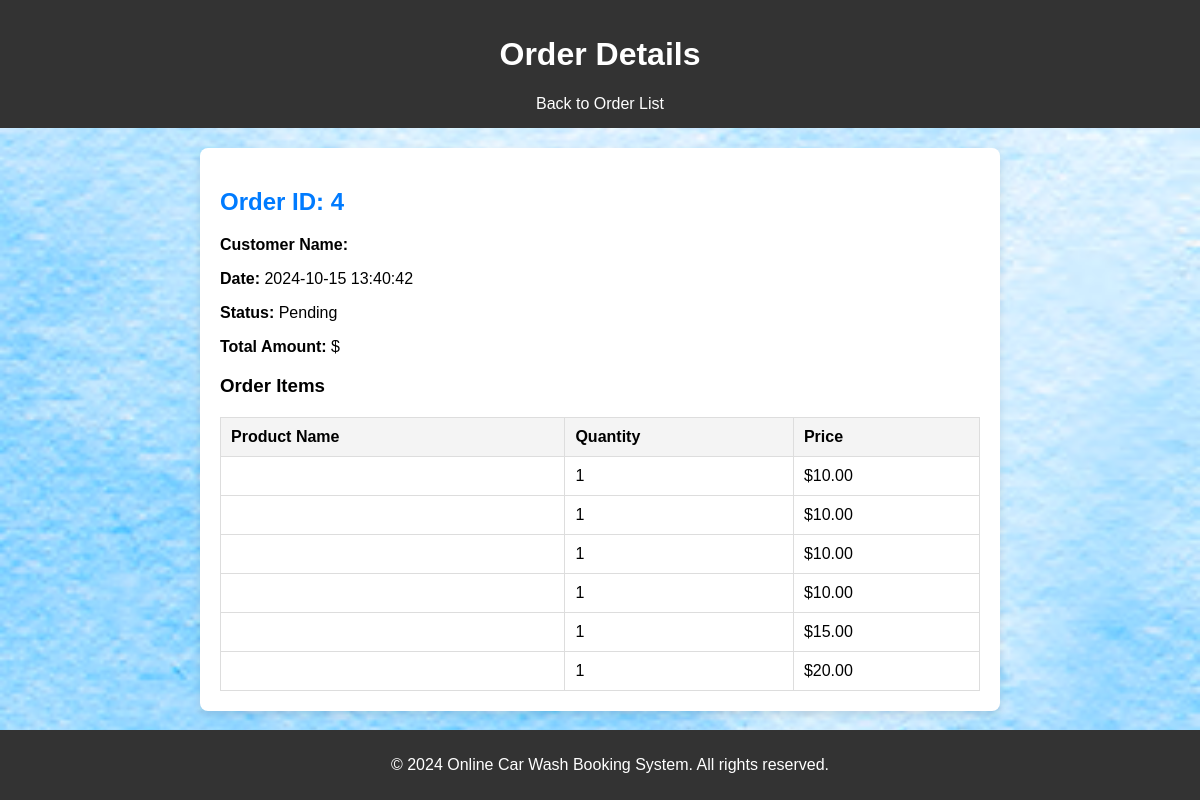
/view_order.php?id=4, run on the app's committed database.
### tables this page shows
CREATE TABLE `orders` (
  `order_id` int(11) NOT NULL,
  `user_id` int(11) NOT NULL,
  `address_id` int(11) NOT NULL,
  `payment_method` varchar(50) NOT NULL,
  `total` decimal(10,2) NOT NULL,
  `order_date` timestamp NOT NULL DEFAULT current_timestamp(),
  `status` varchar(20) NOT NULL DEFAULT 'Pending'
);

CREATE TABLE `order_items` (
  `order_item_id` int(11) NOT NULL,
  `order_id` int(11) NOT NULL,
  `product_id` int(11) NOT NULL,
  `quantity` int(11) NOT NULL,
  `price` decimal(10,2) NOT NULL
);

### view_order.php (the view, shortened to what this page needs)
<?php
if (isset($_GET['id'])) {
    $order_id = $_GET['id'];
    $conn = new mysqli('localhost', 'root', '', 'shop_db');
    $sql = "SELECT * FROM orders WHERE order_id='$order_id'";
    $result = $conn->query($sql);
    $order = $result->fetch_assoc();
    if ($order) {
        ?>
        <!DOCTYPE html>
        <html lang="en">
        <head>
        </head>
        <body>
            <header>
                <h1>Order Details</h1>
                <nav>
                    <ul>
                        <li><a href="manage_orders.php">Back to Order List</a></li>
                    </ul>
                </nav>
            </header>
            <main>
                <section>
                    <h2>Order ID: <?php echo htmlspecialchars($order['order_id']); ?></h2>
                    <p><strong>Customer Name:</strong> <?php echo htmlspecialchars($order['customer_name']); ?></p>
                    <p><strong>Date:</strong> <?php echo htmlspecialchars($order['order_date']); ?></p>
                    <p><strong>Status:</strong> <?php echo htmlspecialchars($order['status']); ?></p>
                    <p><strong>Total Amount:</strong> $<?php echo htmlspecialchars($order['total_amount']); ?></p>
                    <h3>Order Items</h3>
                    <table>
                        <thead>
                            <tr>
                                <th>Product Name</th>
                                <th>Quantity</th>
                                <th>Price</th>
                            </tr>
                        </thead>
                        <tbody>
                            <?php
                            $sql_items = "SELECT * FROM order_items WHERE order_id='$order_id'";
                            $result_items = $conn->query($sql_items);
                            if ($result_items->num_rows > 0) {
                                while ($item = $result_items->fetch_assoc()) {
                                    echo "<tr>
                                        <td>" . htmlspecialchars($item['product_name']) . "</td>
                                        <td>" . htmlspecialchars($item['quantity']) . "</td>
                                        <td>$" . htmlspecialchars($item['price']) . "</td>
                                    </tr>";
                                }
                            } else {
                                echo "<tr><td colspan='3'>No items found</td></tr>";
                            }
                            ?>
                        </tbody>
                    </table>
                </section>
            </main>
            <footer>
                <p>&copy; 2024 Online Car Wash Booking System. All rights reserved.</p>
            </footer>
        </body>
        </html>
        <?php
    } else {
        echo "<p>Order not found.</p>";
    }
} else {
    echo "<p>No order ID provided.</p>";
}
?>

### view_order.php (style rules this page uses)
body { font-family: Arial, sans-serif; background: url('images/wallpaper.png') no-repeat center center fixed; background-size: cover; margin: 0; padding: 0; }
header { background-color: #333; color: #fff; padding: 15px; text-align: center; }
header nav ul { list-style: none; padding: 0; margin: 0; }
header nav ul li { display: inline; margin: 0 10px; }
header nav ul li a { color: #fff; text-decoration: none; }
main { padding: 20px; max-width: 800px; margin: 0 auto; }
section { background-color: #fff; padding: 20px; border-radius: 8px; box-shadow: 0 4px 8px rgba(0, 0, 0, 0.1); }
section h2 { color: #007bff; margin-bottom: 20px; }
section p { font-size: 16px; margin-bottom: 10px; }
section table { width: 100%; border-collapse: collapse; margin-top: 20px; }
section table, th, td { border: 1px solid #ddd; }
section th, td { padding: 10px; text-align: left; }
section th { background-color: #f4f4f4; }
footer { background-color: #333; color: #fff; text-align: center; padding: 10px; position: fixed; bottom: 0; width: 100%; }

### data on the page
orders: order_id "4", order_date "2024-10-15 13:40:42", status "Pending"
order_items: quantity "1", price "10.00"
order_items: quantity "1", price "10.00"
order_items: quantity "1", price "10.00"
order_items: quantity "1", price "10.00"
order_items: quantity "1", price "15.00"
order_items: quantity "1", price "20.00"
